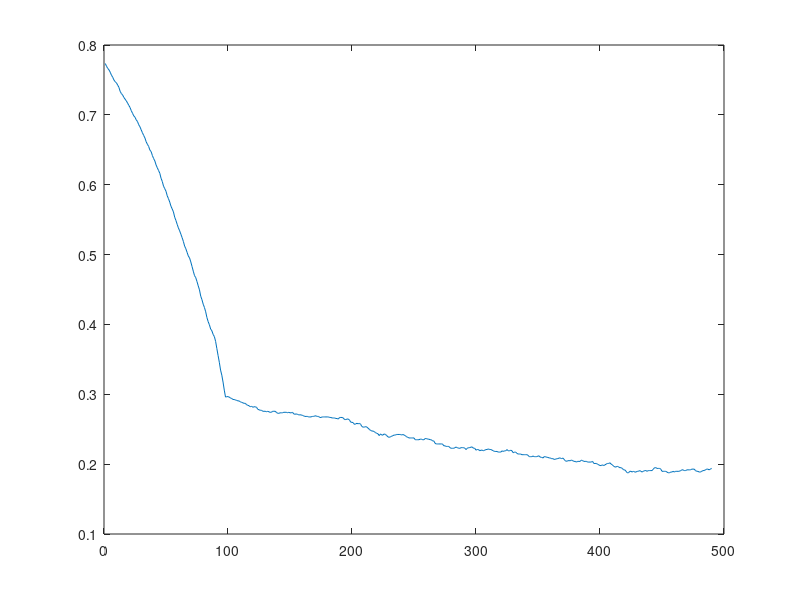

The MATLAB source for this figure:
m = 100;
n = 100;
radius = 40;
center = [50, 50];
true_X = ones(m,n) * -1;  % true value
for i = 1:m
   for j = 1:n
      if ( (i - center(1))^2 + (j - center(2))^2 < radius^2 ) 
          true_X(i,j) = 1;
      end 
   end    
end
% generate the picture
sigma = 1;
Y = true_X;
Y(2:m-1,2:n-1) = Y(2:m-1,2:n-1) + sigma * randn(m-2,n-2); % noise-corrupted observations;
X = randn(m,n) * sigma; % initial
X = sign(Y); % initial
J = 1e-0;
error_record = [];
weight = zeros((m-2)*(n-2),1);

%%%%% first scan is sequential scan. its target is to traverse all sampling variables to obtain a rough estimation about sampling probability.
for j = 2:m-1
    for k = 2:n-1 
         prev_X = X(i,k);
         neighbor_sum = X(j-1,k) + X(j+1,k) + X(j,k-1) + X(j,k+1);  % core: sum of its neighbors.
         X(j,k) = Y(j,k) + J * neighbor_sum + sigma * randn();  % core: sampling X_{jk} from conditional distribution.
         %weight( (j-2)*(n-2) + k-1 ) = abs(X(j,k) - prev_X); % || X_{new} - X_{old} ||
         X(j,k) = sign(X(j,k));  % core: binarization
         weight( (j-2)*(n-2) + k-1 ) = abs(X(j,k) - prev_X);
    end
    err = (norm(X-true_X,'fro'))/norm(true_X,'fro');
    error_record = [error_record,err];
end
%%%%% first scan is sequential scan.




lambda = 0.5;
weight1 = weight + lambda ; %  avoid zero division
weight_normal = (weight1) / sum(weight1);
iter = 4;
for i = 1:iter
    weight1 = weight + lambda ; %  update weight every m*n updates
    weight_normal = (weight1) / sum(weight1);
   for jj = 2:m-1
       p = randsample(1:(m-2)*(n-2),n-2,true,weight_normal); % importance sampling
       for kk = 1:n-2
          index = p(kk);
          j = floor((index-1) / (n-2)) + 2;
          k = index - (j-2) * (n-2) + 1;
          prev_X = X(j,k);
          neighbor_sum = X(j-1,k) + X(j+1,k) + X(j,k-1) + X(j,k+1);
          X(j,k) = Y(j,k) + J * neighbor_sum + sigma * randn();
          X(j,k) = sign(X(j,k));
          weight(index) = abs(X(j,k) - prev_X);  % re-estimate the weight
       end
       err = (norm(X-true_X,'fro'))/norm(true_X,'fro');
       error_record = [error_record,err];
   end   
    
end
 plot(error_record);


